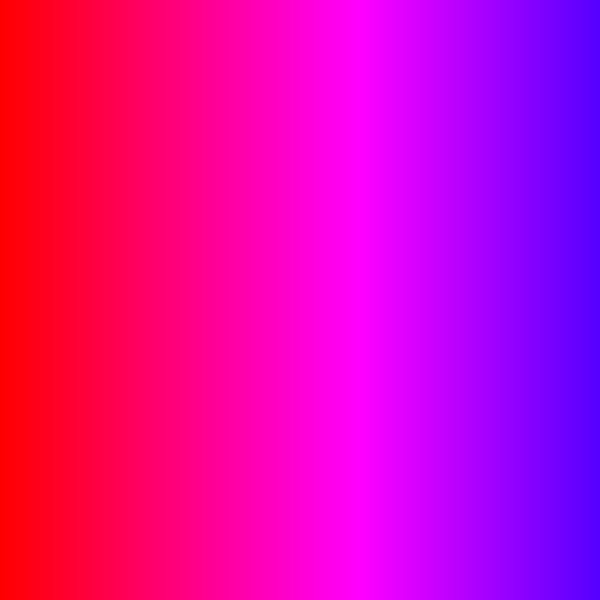
Frame 1 (no input)
Frame 60 (the mouse pressed at the canvas centre just before this capture): identical to frame 1, image omitted
Frame 120 (the mouse held since frame 60 and released just before this capture): identical to frame 1, image omitted

The Processing sketch that drew this single still picture (run headless with seeded random() and noise(); from frame 60 on, the mouse is pressed at the canvas centre):

// Processing sketch: sketch_220118a
// ── sketch_220118a.pde

void setup(){
  colorMode(HSB,360,100,100);
  size(600,600);
}

void draw(){
  noStroke();
  for(int x = 0; x <= 600; x ++){
    //mapはx0から全幅(600)までを360から260のすうちにおきかえる
    fill(map(x,0,width,360,260),100,100);
    rect(x,0,1,height);
  }
}
